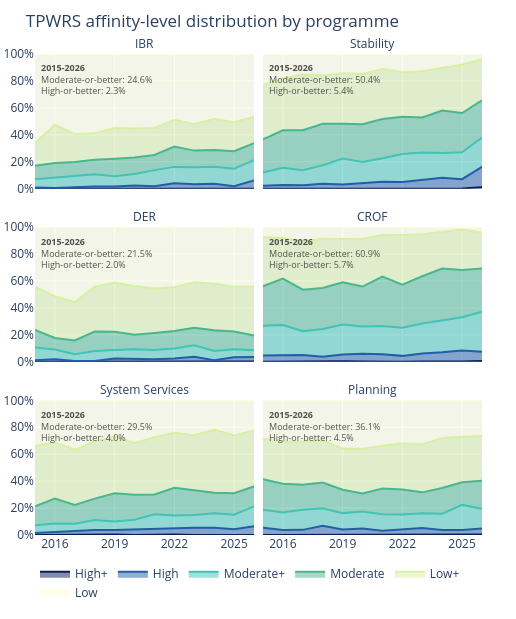

The notebook cell this image was saved under:
### Markdown cell above
## 4. Programme coverage over time

One facet per programme shows the full six-band affinity distribution from High+ through Low. Each
stack sums to 100% of the papers published that year, so changes in programme coverage and score
strength can be read together.

The y-axis is shared, which is what makes the facets comparable - CROF and Stability reach two to three
times as many papers as DER. The ordered blue ramp runs from dark High+ to light Low.

### Code cell
PLOT_LEVEL_ORDER = list(reversed(LEVEL_ORDER))
coverage_levels = (
    assignments_df.groupby(
        ["Year", "PRP_Name", "Affinity_Level"], observed=True
    )["Abstract_Index"]
    .nunique()
    .rename("Papers")
    .reset_index()
)
coverage_plot_data = (
    pd.MultiIndex.from_product(
        [YEARS, PROGRAMME_ORDER, PLOT_LEVEL_ORDER],
        names=["Year", "PRP_Name", "Affinity_Level"],
    )
    .to_frame(index=False)
    .merge(
        coverage_levels,
        on=["Year", "PRP_Name", "Affinity_Level"],
        how="left",
    )
    .merge(papers_per_year.reset_index(), on="Year", how="left")
    .fillna({"Papers": 0})
    .assign(Share=lambda frame: 100 * frame["Papers"] / frame["Papers_Total"])
)
all_year_coverage = (
    coverage_plot_data.groupby(["PRP_Name", "Affinity_Level"], observed=True)[
        ["Papers", "Papers_Total"]
    ]
    .sum()
    .assign(Share=lambda frame: 100 * frame["Papers"] / frame["Papers_Total"])
)
all_year_coverage_rows = all_year_coverage.reset_index()
overall_shares = (
    pd.concat(
        [
            all_year_coverage_rows.loc[
                lambda frame: frame["Affinity_Level"].isin(
                    THRESHOLDS["Moderate-or-better"]
                )
            ].assign(Threshold="Moderate-or-better"),
            all_year_coverage_rows.loc[
                lambda frame: frame["Affinity_Level"].isin(
                    THRESHOLDS["High-or-better"]
                )
            ].assign(Threshold="High-or-better"),
        ],
        ignore_index=True,
    )
    .groupby(["PRP_Name", "Threshold"], observed=True)
    .agg(Papers=("Papers", "sum"), Papers_Total=("Papers_Total", "first"))
    .assign(Share=lambda frame: 100 * frame["Papers"] / frame["Papers_Total"])
)

coverage_fig = px.area(
    coverage_plot_data,
    x="Year",
    y="Share",
    color="Affinity_Level",
    color_discrete_map=LEVEL_COLORS,
    facet_col="PRP_Name",
    facet_col_wrap=2,
    facet_row_spacing=0.08,
    category_orders={
        "PRP_Name": PROGRAMME_ORDER,
        "Affinity_Level": PLOT_LEVEL_ORDER,
    },
    labels={"Affinity_Level": "", "Share": "Share of papers (%)"},
)
coverage_fig.update_layout(
    width=FIGURE_DIM[0],
    height=FIGURE_DIM[1] * 2,
    title=dict(text="TPWRS affinity-level distribution by programme"),
    legend=dict(title_text="", orientation="h", yanchor="bottom", y=-0.15, xanchor="left", x=0),
)
coverage_fig.update_yaxes(title=None, range=[0, 100], ticksuffix="%", dtick=20)
coverage_fig.update_xaxes(title=None, dtick=3)

n = 4
coverage_fig.update_layout(margin=dict(l=n, r=n + 30, t=n + 50, b=n + 80))
facet_axes = {}
for trace in coverage_fig.data:
    programme = trace.hovertemplate.split("PRP_Name=", 1)[1].split("<br>", 1)[0]
    facet_axes.setdefault(programme, (trace.xaxis, trace.yaxis))

for annotation in coverage_fig.layout.annotations:
    annotation.text = annotation.text.split("=", 1)[-1]

for annotation in list(coverage_fig.layout.annotations):
    programme = annotation.text.split("=", 1)[-1]
    moderate = overall_shares.loc[(programme, "Moderate-or-better"), "Share"]
    high = overall_shares.loc[(programme, "High-or-better"), "Share"]
    annotation.text = programme
    xaxis, yaxis = facet_axes[programme]
    coverage_fig.add_annotation(
        x=0.02,
        y=0.96,
        xref=f"{xaxis} domain",
        yref=f"{yaxis} domain",
        text=(
            f"<b>2015-2026</b><br>Moderate-or-better: {moderate:.1f}%<br>"
            f"High-or-better: {high:.1f}%"
        ),
        showarrow=False,
        xanchor="left",
        yanchor="top",
        align="left",
        font=dict(color=INK_SECONDARY, size=9),
    )

coverage_fig.show()

### Figure 1 — Plotly figure (JSON) as saved in the notebook; plotly's stock layout.template omitted (floating-point values rounded to 4 significant figures)
{"data": [{"fillpattern": {"shape": ""}, "hovertemplate": "=High+<br>PRP_Name=IBR<br>Year=%{x}<br>Share of papers (%)=%{y}<extra></extra>", "legendgroup": "High+", "line": {"color": "#081d58"}, "marker": {"symbol": "circle"}, "mode": "lines", "name": "High+", "orientation": "v", "showlegend": true, "stackgroup": "1", "type": "scatter", "x": [2015, 2016, 2017, 2018, 2019, 2020, 2021, 2022, 2023, 2024, 2025, 2026], "xaxis": "x5", "y": [0.0, 0.0, 0.0, 0.0, 0.0, 0.0, 0.0, 0.0, 0.0, 0.0, 0.0, 0.0], "yaxis": "y5"}, {"fillpattern": {"shape": ""}, "hovertemplate": "=High<br>PRP_Name=IBR<br>Year=%{x}<br>Share of papers (%)=%{y}<extra></extra>", "legendgroup": "High", "line": {"color": "#225ea8"}, "marker": {"symbol": "circle"}, "mode": "lines", "name": "High", "orientation": "v", "showlegend": true, "stackgroup": "1", "type": "scatter", "x": [2015, 2016, 2017, 2018, 2019, 2020, 2021, 2022, 2023, 2024, 2025, 2026], "xaxis": "x5", "y": [0.838, 0.565, 1.004, 1.707, 1.566, 2.277, 1.789, 3.991, 3.206, 3.654, 1.77, 6.145], "yaxis": "y5"}, {"fillpattern": {"shape": ""}, "hovertemplate": "=Moderate+<br>PRP_Name=IBR<br>Year=%{x}<br>Share of papers (%)=%{y}<extra></extra>", "legendgroup": "Moderate+", "line": {"color": "#41c4b3"}, "marker": {"symbol": "circle"}, "mode": "lines", "name": "Moderate+", "orientation": "v", "showlegend": true, "stackgroup": "1", "type": "scatter", "x": [2015, 2016, 2017, 2018, 2019, 2020, 2021, 2022, 2023, 2024, 2025, 2026], "xaxis": "x5", "y": [6.145, 7.721, 8.233, 8.962, 7.632, 8.696, 11.99, 12.2, 12.63, 12.62, 13.05, 15.08], "yaxis": "y5"}, {"fillpattern": {"shape": ""}, "hovertemplate": "=Moderate<br>PRP_Name=IBR<br>Year=%{x}<br>Share of papers (%)=%{y}<extra></extra>", "legendgroup": "Moderate", "line": {"color": "#4ab68c"}, "marker": {"symbol": "circle"}, "mode": "lines", "name": "Moderate", "orientation": "v", "showlegend": true, "stackgroup": "1", "type": "scatter", "x": [2015, 2016, 2017, 2018, 2019, 2020, 2021, 2022, 2023, 2024, 2025, 2026], "xaxis": "x5", "y": [10.06, 10.73, 10.64, 10.81, 13.11, 12.22, 11.27, 15.08, 12.42, 12.46, 13.05, 12.57], "yaxis": "y5"}, {"fillpattern": {"shape": ""}, "hovertemplate": "=Low+<br>PRP_Name=IBR<br>Year=%{x}<br>Share of papers (%)=%{y}<extra></extra>", "legendgroup": "Low+", "line": {"color": "#d9f0a3"}, "marker": {"symbol": "circle"}, "mode": "lines", "name": "Low+", "orientation": "v", "showlegend": true, "stackgroup": "1", "type": "scatter", "x": [2015, 2016, 2017, 2018, 2019, 2020, 2021, 2022, 2023, 2024, 2025, 2026], "xaxis": "x5", "y": [16.76, 28.44, 20.68, 19.63, 22.7, 21.53, 20.04, 19.96, 19.64, 23.09, 21.46, 19.55], "yaxis": "y5"}, {"fillpattern": {"shape": ""}, "hovertemplate": "=Low<br>PRP_Name=IBR<br>Year=%{x}<br>Share of papers (%)=%{y}<extra></extra>", "legendgroup": "Low", "line": {"color": "#ffffd9"}, "marker": {"symbol": "circle"}, "mode": "lines", "name": "Low", "orientation": "v", "showlegend": true, "stackgroup": "1", "type": "scatter", "x": [2015, 2016, 2017, 2018, 2019, 2020, 2021, 2022, 2023, 2024, 2025, 2026], "xaxis": "x5", "y": [66.2, 52.54, 59.44, 58.89, 54.99, 55.28, 54.92, 48.78, 52.1, 48.17, 50.66, 46.65], "yaxis": "y5"}, {"fillpattern": {"shape": ""}, "hovertemplate": "=High+<br>PRP_Name=Stability<br>Year=%{x}<br>Share of papers (%)=%{y}<extra></extra>", "legendgroup": "High+", "line": {"color": "#081d58"}, "marker": {"symbol": "circle"}, "mode": "lines", "name": "High+", "orientation": "v", "showlegend": false, "stackgroup": "1", "type": "scatter", "x": [2015, 2016, 2017, 2018, 2019, 2020, 2021, 2022, 2023, 2024, 2025, 2026], "xaxis": "x6", "y": [0.0, 0.0, 0.0, 0.0, 0.1957, 0.0, 0.3578, 0.0, 0.2004, 0.1661, 0.2212, 1.117], "yaxis": "y6"}, {"fillpattern": {"shape": ""}, "hovertemplate": "=High<br>PRP_Name=Stability<br>Year=%{x}<br>Share of papers (%)=%{y}<extra></extra>", "legendgroup": "High", "line": {"color": "#225ea8"}, "marker": {"symbol": "circle"}, "mode": "lines", "name": "High", "orientation": "v", "showlegend": false, "stackgroup": "1", "type": "scatter", "x": [2015, 2016, 2017, 2018, 2019, 2020, 2021, 2022, 2023, 2024, 2025, 2026], "xaxis": "x6", "y": [2.235, 2.825, 2.61, 3.698, 2.935, 4.348, 4.83, 4.878, 6.413, 7.973, 6.858, 15.08], "yaxis": "y6"}, {"fillpattern": {"shape": ""}, "hovertemplate": "=Moderate+<br>PRP_Name=Stability<br>Year=%{x}<br>Share of papers (%)=%{y}<extra></extra>", "legendgroup": "Moderate+", "line": {"color": "#41c4b3"}, "marker": {"symbol": "circle"}, "mode": "lines", "name": "Moderate+", "orientation": "v", "showlegend": false, "stackgroup": "1", "type": "scatter", "x": [2015, 2016, 2017, 2018, 2019, 2020, 2021, 2022, 2023, 2024, 2025, 2026], "xaxis": "x6", "y": [9.777, 12.62, 11.04, 13.66, 19.18, 15.53, 17.35, 20.84, 20.24, 18.27, 19.91, 21.79], "yaxis": "y6"}, {"fillpattern": {"shape": ""}, "hovertemplate": "=Moderate<br>PRP_Name=Stability<br>Year=%{x}<br>Share of papers (%)=%{y}<extra></extra>", "legendgroup": "Moderate", "line": {"color": "#4ab68c"}, "marker": {"symbol": "circle"}, "mode": "lines", "name": "Moderate", "orientation": "v", "showlegend": false, "stackgroup": "1", "type": "scatter", "x": [2015, 2016, 2017, 2018, 2019, 2020, 2021, 2022, 2023, 2024, 2025, 2026], "xaxis": "x6", "y": [24.58, 27.87, 29.72, 30.87, 25.83, 27.95, 29.16, 27.72, 26.05, 31.56, 29.2, 27.65], "yaxis": "y6"}, {"fillpattern": {"shape": ""}, "hovertemplate": "=Low+<br>PRP_Name=Stability<br>Year=%{x}<br>Share of papers (%)=%{y}<extra></extra>", "legendgroup": "Low+", "line": {"color": "#d9f0a3"}, "marker": {"symbol": "circle"}, "mode": "lines", "name": "Low+", "orientation": "v", "showlegend": false, "stackgroup": "1", "type": "scatter", "x": [2015, 2016, 2017, 2018, 2019, 2020, 2021, 2022, 2023, 2024, 2025, 2026], "xaxis": "x6", "y": [40.22, 38.61, 41.37, 35.85, 37.57, 37.27, 37.21, 33.04, 34.27, 31.73, 35.84, 30.45], "yaxis": "y6"}, {"fillpattern": {"shape": ""}, "hovertemplate": "=Low<br>PRP_Name=Stability<br>Year=%{x}<br>Share of papers (%)=%{y}<extra></extra>", "legendgroup": "Low", "line": {"color": "#ffffd9"}, "marker": {"symbol": "circle"}, "mode": "lines", "name": "Low", "orientation": "v", "showlegend": false, "stackgroup": "1", "type": "scatter", "x": [2015, 2016, 2017, 2018, 2019, 2020, 2021, 2022, 2023, 2024, 2025, 2026], "xaxis": "x6", "y": [23.18, 18.08, 15.26, 15.93, 14.29, 14.91, 11.09, 13.53, 12.83, 10.3, 7.965, 3.911], "yaxis": "y6"}, {"fillpattern": {"shape": ""}, "hovertemplate": "=High+<br>PRP_Name=DER<br>Year=%{x}<br>Share of papers (%)=%{y}<extra></extra>", "legendgroup": "High+", "line": {"color": "#081d58"}, "marker": {"symbol": "circle"}, "mode": "lines", "name": "High+", "orientation": "v", "showlegend": false, "stackgroup": "1", "type": "scatter", "x": [2015, 2016, 2017, 2018, 2019, 2020, 2021, 2022, 2023, 2024, 2025, 2026], "xaxis": "x3", "y": [0.0, 0.0, 0.0, 0.0, 0.0, 0.0, 0.1789, 0.0, 0.0, 0.0, 0.2212, 0.2793], "yaxis": "y3"}, {"fillpattern": {"shape": ""}, "hovertemplate": "=High<br>PRP_Name=DER<br>Year=%{x}<br>Share of papers (%)=%{y}<extra></extra>", "legendgroup": "High", "line": {"color": "#225ea8"}, "marker": {"symbol": "circle"}, "mode": "lines", "name": "High", "orientation": "v", "showlegend": false, "stackgroup": "1", "type": "scatter", "x": [2015, 2016, 2017, 2018, 2019, 2020, 2021, 2022, 2023, 2024, 2025, 2026], "xaxis": "x3", "y": [1.117, 1.883, 0.6024, 0.7112, 2.544, 2.07, 1.789, 2.439, 3.808, 1.163, 3.097, 3.352], "yaxis": "y3"}, {"fillpattern": {"shape": ""}, "hovertemplate": "=Moderate+<br>PRP_Name=DER<br>Year=%{x}<br>Share of papers (%)=%{y}<extra></extra>", "legendgroup": "Moderate+", "line": {"color": "#41c4b3"}, "marker": {"symbol": "circle"}, "mode": "lines", "name": "Moderate+", "orientation": "v", "showlegend": false, "stackgroup": "1", "type": "scatter", "x": [2015, 2016, 2017, 2018, 2019, 2020, 2021, 2022, 2023, 2024, 2025, 2026], "xaxis": "x3", "y": [9.497, 7.345, 5.02, 7.255, 6.262, 7.246, 6.798, 7.539, 8.417, 6.977, 5.973, 5.028], "yaxis": "y3"}, {"fillpattern": {"shape": ""}, "hovertemplate": "=Moderate<br>PRP_Name=DER<br>Year=%{x}<br>Share of papers (%)=%{y}<extra></extra>", "legendgroup": "Moderate", "line": {"color": "#4ab68c"}, "marker": {"symbol": "circle"}, "mode": "lines", "name": "Moderate", "orientation": "v", "showlegend": false, "stackgroup": "1", "type": "scatter", "x": [2015, 2016, 2017, 2018, 2019, 2020, 2021, 2022, 2023, 2024, 2025, 2026], "xaxis": "x3", "y": [13.13, 8.475, 10.24, 14.51, 13.5, 10.77, 12.7, 12.86, 13.03, 15.28, 13.27, 10.89], "yaxis": "y3"}, {"fillpattern": {"shape": ""}, "hovertemplate": "=Low+<br>PRP_Name=DER<br>Year=%{x}<br>Share of papers (%)=%{y}<extra></extra>", "legendgroup": "Low+", "line": {"color": "#d9f0a3"}, "marker": {"symbol": "circle"}, "mode": "lines", "name": "Low+", "orientation": "v", "showlegend": false, "stackgroup": "1", "type": "scatter", "x": [2015, 2016, 2017, 2018, 2019, 2020, 2021, 2022, 2023, 2024, 2025, 2026], "xaxis": "x3", "y": [31.84, 30.89, 28.51, 33.29, 36.59, 36.02, 32.92, 32.59, 33.87, 34.55, 33.19, 36.31], "yaxis": "y3"}, {"fillpattern": {"shape": ""}, "hovertemplate": "=Low<br>PRP_Name=DER<br>Year=%{x}<br>Share of papers (%)=%{y}<extra></extra>", "legendgroup": "Low", "line": {"color": "#ffffd9"}, "marker": {"symbol": "circle"}, "mode": "lines", "name": "Low", "orientation": "v", "showlegend": false, "stackgroup": "1", "type": "scatter", "x": [2015, 2016, 2017, 2018, 2019, 2020, 2021, 2022, 2023, 2024, 2025, 2026], "xaxis": "x3", "y": [44.41, 51.41, 55.62, 44.24, 41.1, 43.89, 45.62, 44.57, 40.88, 42.03, 44.25, 44.13], "yaxis": "y3"}, {"fillpattern": {"shape": ""}, "hovertemplate": "=High+<br>PRP_Name=CROF<br>Year=%{x}<br>Share of papers (%)=%{y}<extra></extra>", "legendgroup": "High+", "line": {"color": "#081d58"}, "marker": {"symbol": "circle"}, "mode": "lines", "name": "High+", "orientation": "v", "showlegend": false, "stackgroup": "1", "type": "scatter", "x": [2015, 2016, 2017, 2018, 2019, 2020, 2021, 2022, 2023, 2024, 2025, 2026], "xaxis": "x4", "y": [0.0, 0.1883, 0.2008, 0.1422, 0.3914, 0.207, 0.0, 0.0, 0.2004, 0.0, 0.2212, 0.5587], "yaxis": "y4"}, {"fillpattern": {"shape": ""}, "hovertemplate": "=High<br>PRP_Name=CROF<br>Year=%{x}<br>Share of papers (%)=%{y}<extra></extra>", "legendgroup": "High", "line": {"color": "#225ea8"}, "marker": {"symbol": "circle"}, "mode": "lines", "name": "High", "orientation": "v", "showlegend": false, "stackgroup": "1", "type": "scatter", "x": [2015, 2016, 2017, 2018, 2019, 2020, 2021, 2022, 2023, 2024, 2025, 2026], "xaxis": "x4", "y": [4.749, 4.52, 4.819, 3.556, 5.088, 5.797, 5.725, 4.435, 6.012, 7.143, 8.186, 6.983], "yaxis": "y4"}, {"fillpattern": {"shape": ""}, "hovertemplate": "=Moderate+<br>PRP_Name=CROF<br>Year=%{x}<br>Share of papers (%)=%{y}<extra></extra>", "legendgroup": "Moderate+", "line": {"color": "#41c4b3"}, "marker": {"symbol": "circle"}, "mode": "lines", "name": "Moderate+", "orientation": "v", "showlegend": false, "stackgroup": "1", "type": "scatter", "x": [2015, 2016, 2017, 2018, 2019, 2020, 2021, 2022, 2023, 2024, 2025, 2026], "xaxis": "x4", "y": [22.07, 22.6, 17.67, 20.63, 22.31, 20.29, 20.93, 20.84, 22.24, 23.92, 24.78, 29.61], "yaxis": "y4"}, {"fillpattern": {"shape": ""}, "hovertemplate": "=Moderate<br>PRP_Name=CROF<br>Year=%{x}<br>Share of papers (%)=%{y}<extra></extra>", "legendgroup": "Moderate", "line": {"color": "#4ab68c"}, "marker": {"symbol": "circle"}, "mode": "lines", "name": "Moderate", "orientation": "v", "showlegend": false, "stackgroup": "1", "type": "scatter", "x": [2015, 2016, 2017, 2018, 2019, 2020, 2021, 2022, 2023, 2024, 2025, 2026], "xaxis": "x4", "y": [29.33, 34.46, 30.92, 30.44, 31.31, 29.61, 36.67, 31.93, 35.07, 38.21, 34.96, 32.12], "yaxis": "y4"}, {"fillpattern": {"shape": ""}, "hovertemplate": "=Low+<br>PRP_Name=CROF<br>Year=%{x}<br>Share of papers (%)=%{y}<extra></extra>", "legendgroup": "Low+", "line": {"color": "#d9f0a3"}, "marker": {"symbol": "circle"}, "mode": "lines", "name": "Low+", "orientation": "v", "showlegend": false, "stackgroup": "1", "type": "scatter", "x": [2015, 2016, 2017, 2018, 2019, 2020, 2021, 2022, 2023, 2024, 2025, 2026], "xaxis": "x4", "y": [36.59, 30.13, 35.74, 36.56, 32.09, 35.4, 30.95, 37.03, 31.26, 27.08, 30.09, 26.82], "yaxis": "y4"}, {"fillpattern": {"shape": ""}, "hovertemplate": "=Low<br>PRP_Name=CROF<br>Year=%{x}<br>Share of papers (%)=%{y}<extra></extra>", "legendgroup": "Low", "line": {"color": "#ffffd9"}, "marker": {"symbol": "circle"}, "mode": "lines", "name": "Low", "orientation": "v", "showlegend": false, "stackgroup": "1", "type": "scatter", "x": [2015, 2016, 2017, 2018, 2019, 2020, 2021, 2022, 2023, 2024, 2025, 2026], "xaxis": "x4", "y": [7.263, 8.098, 10.64, 8.677, 8.806, 8.696, 5.725, 5.765, 5.21, 3.654, 1.77, 3.911], "yaxis": "y4"}, {"fillpattern": {"shape": ""}, "hovertemplate": "=High+<br>PRP_Name=System Services<br>Year=%{x}<br>Share of papers (%)=%{y}<extra></extra>", "legendgroup": "High+", "line": {"color": "#081d58"}, "marker": {"symbol": "circle"}, "mode": "lines", "name": "High+", "orientation": "v", "showlegend": false, "stackgroup": "1", "type": "scatter", "x": [2015, 2016, 2017, 2018, 2019, 2020, 2021, 2022, 2023, 2024, 2025, 2026], "xaxis": "x", "y": [0.0, 0.1883, 0.0, 0.2845, 0.3914, 0.0, 0.1789, 0.4435, 0.0, 0.1661, 0.0, 0.0], "yaxis": "y"}, {"fillpattern": {"shape": ""}, "hovertemplate": "=High<br>PRP_Name=System Services<br>Year=%{x}<br>Share of papers (%)=%{y}<extra></extra>", "legendgroup": "High", "line": {"color": "#225ea8"}, "marker": {"symbol": "circle"}, "mode": "lines", "name": "High", "orientation": "v", "showlegend": false, "stackgroup": "1", "type": "scatter", "x": [2015, 2016, 2017, 2018, 2019, 2020, 2021, 2022, 2023, 2024, 2025, 2026], "xaxis": "x", "y": [1.397, 1.883, 2.61, 3.414, 3.327, 4.141, 4.293, 4.656, 5.411, 5.15, 4.204, 6.425], "yaxis": "y"}, {"fillpattern": {"shape": ""}, "hovertemplate": "=Moderate+<br>PRP_Name=System Services<br>Year=%{x}<br>Share of papers (%)=%{y}<extra></extra>", "legendgroup": "Moderate+", "line": {"color": "#41c4b3"}, "marker": {"symbol": "circle"}, "mode": "lines", "name": "Moderate+", "orientation": "v", "showlegend": false, "stackgroup": "1", "type": "scatter", "x": [2015, 2016, 2017, 2018, 2019, 2020, 2021, 2022, 2023, 2024, 2025, 2026], "xaxis": "x", "y": [5.866, 6.403, 5.823, 7.397, 6.262, 7.246, 10.91, 9.313, 9.419, 10.8, 10.84, 14.8], "yaxis": "y"}, {"fillpattern": {"shape": ""}, "hovertemplate": "=Moderate<br>PRP_Name=System Services<br>Year=%{x}<br>Share of papers (%)=%{y}<extra></extra>", "legendgroup": "Moderate", "line": {"color": "#4ab68c"}, "marker": {"symbol": "circle"}, "mode": "lines", "name": "Moderate", "orientation": "v", "showlegend": false, "stackgroup": "1", "type": "scatter", "x": [2015, 2016, 2017, 2018, 2019, 2020, 2021, 2022, 2023, 2024, 2025, 2026], "xaxis": "x", "y": [13.97, 18.64, 13.86, 15.93, 20.94, 18.43, 14.67, 20.62, 18.44, 15.28, 15.93, 14.8], "yaxis": "y"}, {"fillpattern": {"shape": ""}, "hovertemplate": "=Low+<br>PRP_Name=System Services<br>Year=%{x}<br>Share of papers (%)=%{y}<extra></extra>", "legendgroup": "Low+", "line": {"color": "#d9f0a3"}, "marker": {"symbol": "circle"}, "mode": "lines", "name": "Low+", "orientation": "v", "showlegend": false, "stackgroup": "1", "type": "scatter", "x": [2015, 2016, 2017, 2018, 2019, 2020, 2021, 2022, 2023, 2024, 2025, 2026], "xaxis": "x", "y": [44.97, 41.62, 40.96, 42.53, 42.07, 38.3, 42.58, 40.8, 40.88, 46.84, 42.92, 41.62], "yaxis": "y"}, {"fillpattern": {"shape": ""}, "hovertemplate": "=Low<br>PRP_Name=System Services<br>Year=%{x}<br>Share of papers (%)=%{y}<extra></extra>", "legendgroup": "Low", "line": {"color": "#ffffd9"}, "marker": {"symbol": "circle"}, "mode": "lines", "name": "Low", "orientation": "v", "showlegend": false, "stackgroup": "1", "type": "scatter", "x": [2015, 2016, 2017, 2018, 2019, 2020, 2021, 2022, 2023, 2024, 2025, 2026], "xaxis": "x", "y": [33.8, 31.26, 36.75, 30.44, 27.01, 31.88, 27.37, 24.17, 25.85, 21.76, 26.11, 22.35], "yaxis": "y"}, {"fillpattern": {"shape": ""}, "hovertemplate": "=High+<br>PRP_Name=Planning<br>Year=%{x}<br>Share of papers (%)=%{y}<extra></extra>", "legendgroup": "High+", "line": {"color": "#081d58"}, "marker": {"symbol": "circle"}, "mode": "lines", "name": "High+", "orientation": "v", "showlegend": false, "stackgroup": "1", "type": "scatter", "x": [2015, 2016, 2017, 2018, 2019, 2020, 2021, 2022, 2023, 2024, 2025, 2026], "xaxis": "x2", "y": [0.0, 0.0, 0.0, 0.0, 0.0, 0.0, 0.0, 0.0, 0.0, 0.0, 0.0, 0.2793], "yaxis": "y2"}, {"fillpattern": {"shape": ""}, "hovertemplate": "=High<br>PRP_Name=Planning<br>Year=%{x}<br>Share of papers (%)=%{y}<extra></extra>", "legendgroup": "High", "line": {"color": "#225ea8"}, "marker": {"symbol": "circle"}, "mode": "lines", "name": "High", "orientation": "v", "showlegend": false, "stackgroup": "1", "type": "scatter", "x": [2015, 2016, 2017, 2018, 2019, 2020, 2021, 2022, 2023, 2024, 2025, 2026], "xaxis": "x2", "y": [5.307, 3.766, 3.815, 6.828, 4.11, 4.762, 3.22, 4.435, 5.21, 3.654, 3.761, 4.469], "yaxis": "y2"}, {"fillpattern": {"shape": ""}, "hovertemplate": "=Moderate+<br>PRP_Name=Planning<br>Year=%{x}<br>Share of papers (%)=%{y}<extra></extra>", "legendgroup": "Moderate+", "line": {"color": "#41c4b3"}, "marker": {"symbol": "circle"}, "mode": "lines", "name": "Moderate+", "orientation": "v", "showlegend": false, "stackgroup": "1", "type": "scatter", "x": [2015, 2016, 2017, 2018, 2019, 2020, 2021, 2022, 2023, 2024, 2025, 2026], "xaxis": "x2", "y": [13.41, 12.99, 14.86, 13.09, 12.13, 12.63, 12.16, 10.86, 11.02, 12.13, 18.58, 14.8], "yaxis": "y2"}, {"fillpattern": {"shape": ""}, "hovertemplate": "=Moderate<br>PRP_Name=Planning<br>Year=%{x}<br>Share of papers (%)=%{y}<extra></extra>", "legendgroup": "Moderate", "line": {"color": "#4ab68c"}, "marker": {"symbol": "circle"}, "mode": "lines", "name": "Moderate", "orientation": "v", "showlegend": false, "stackgroup": "1", "type": "scatter", "x": [2015, 2016, 2017, 2018, 2019, 2020, 2021, 2022, 2023, 2024, 2025, 2026], "xaxis": "x2", "y": [22.63, 21.28, 18.67, 19.06, 17.42, 13.46, 19.14, 18.4, 15.43, 19.1, 16.81, 20.67], "yaxis": "y2"}, {"fillpattern": {"shape": ""}, "hovertemplate": "=Low+<br>PRP_Name=Planning<br>Year=%{x}<br>Share of papers (%)=%{y}<extra></extra>", "legendgroup": "Low+", "line": {"color": "#d9f0a3"}, "marker": {"symbol": "circle"}, "mode": "lines", "name": "Low+", "orientation": "v", "showlegend": false, "stackgroup": "1", "type": "scatter", "x": [2015, 2016, 2017, 2018, 2019, 2020, 2021, 2022, 2023, 2024, 2025, 2026], "xaxis": "x2", "y": [30.17, 31.45, 31.93, 31.44, 30.53, 33.13, 31.66, 34.15, 35.67, 37.21, 33.85, 33.24], "yaxis": "y2"}, {"fillpattern": {"shape": ""}, "hovertemplate": "=Low<br>PRP_Name=Planning<br>Year=%{x}<br>Share of papers (%)=%{y}<extra></extra>", "legendgroup": "Low", "line": {"color": "#ffffd9"}, "marker": {"symbol": "circle"}, "mode": "lines", "name": "Low", "orientation": "v", "showlegend": false, "stackgroup": "1", "type": "scatter", "x": [2015, 2016, 2017, 2018, 2019, 2020, 2021, 2022, 2023, 2024, 2025, 2026], "xaxis": "x2", "y": [28.49, 30.51, 30.72, 29.59, 35.81, 36.02, 33.81, 32.15, 32.67, 27.91, 26.99, 26.54], "yaxis": "y2"}], "layout": {"annotations": [{"showarrow": false, "text": "System Services", "x": 0.245, "xanchor": "center", "xref": "paper", "y": 0.28, "yanchor": "bottom", "yref": "paper"}, {"showarrow": false, "text": "Planning", "x": 0.755, "xanchor": "center", "xref": "paper", "y": 0.28, "yanchor": "bottom", "yref": "paper"}, {"showarrow": false, "text": "DER", "x": 0.245, "xanchor": "center", "xref": "paper", "y": 0.64, "yanchor": "bottom", "yref": "paper"}, {"showarrow": false, "text": "CROF", "x": 0.755, "xanchor": "center", "xref": "paper", "y": 0.64, "yanchor": "bottom", "yref": "paper"}, {"showarrow": false, "text": "IBR", "x": 0.245, "xanchor": "center", "xref": "paper", "y": 1, "yanchor": "bottom", "yref": "paper"}, {"showarrow": false, "text": "Stability", "x": 0.755, "xanchor": "center", "xref": "paper", "y": 1, "yanchor": "bottom", "yref": "paper"}, {"align": "left", "font": {"color": "#52514e", "size": 9}, "showarrow": false, "text": "<b>2015-2026</b><br>Moderate-or-better: 29.5%<br>High-or-better: 4.0%", "x": 0.02, "xanchor": "left", "xref": "x domain", "y": 0.96, "yanchor": "top", "yref": "y domain"}, {"align": "left", "font": {"color": "#52514e", "size": 9}, "showarrow": false, "text": "<b>2015-2026</b><br>Moderate-or-better: 36.1%<br>High-or-better: 4.5%", "x": 0.02, "xanchor": "left", "xref": "x2 domain", "y": 0.96, "yanchor": "top", "yref": "y2 domain"}, {"align": "left", "font": {"color": "#52514e", "size": 9}, "showarrow": false, "text": "<b>2015-2026</b><br>Moderate-or-better: 21.5%<br>High-or-better: 2.0%", "x": 0.02, "xanchor": "left", "xref": "x3 domain", "y": 0.96, "yanchor": "top", "yref": "y3 domain"}, {"align": "left", "font": {"color": "#52514e", "size": 9}, "showarrow": false, "text": "<b>2015-2026</b><br>Moderate-or-better: 60.9%<br>High-or-better: 5.7%", "x": 0.02, "xanchor": "left", "xref": "x4 domain", "y": 0.96, "yanchor": "top", "yref": "y4 domain"}, {"align": "left", "font": {"color": "#52514e", "size": 9}, "showarrow": false, "text": "<b>2015-2026</b><br>Moderate-or-better: 24.6%<br>High-or-better: 2.3%", "x": 0.02, "xanchor": "left", "xref": "x5 domain", "y": 0.96, "yanchor": "top", "yref": "y5 domain"}, {"align": "left", "font": {"color": "#52514e", "size": 9}, "showarrow": false, "text": "<b>2015-2026</b><br>Moderate-or-better: 50.4%<br>High-or-better: 5.4%", "x": 0.02, "xanchor": "left", "xref": "x6 domain", "y": 0.96, "yanchor": "top", "yref": "y6 domain"}], "height": 619.2, "legend": {"orientation": "h", "title": {"text": ""}, "tracegroupgap": 0, "x": 0, "xanchor": "left", "y": -0.15, "yanchor": "bottom"}, "margin": {"b": 84, "l": 4, "r": 34, "t": 54}, "title": {"text": "TPWRS affinity-level distribution by programme"}, "width": 516, "xaxis": {"anchor": "y", "domain": [0, 0.49], "dtick": 3, "title": {}}, "xaxis2": {"anchor": "y2", "domain": [0.51, 1], "dtick": 3, "matches": "x", "title": {}}, "xaxis3": {"anchor": "y3", "domain": [0, 0.49], "dtick": 3, "matches": "x", "showticklabels": false, "title": {}}, "xaxis4": {"anchor": "y4", "domain": [0.51, 1], "dtick": 3, "matches": "x", "showticklabels": false, "title": {}}, "xaxis5": {"anchor": "y5", "domain": [0, 0.49], "dtick": 3, "matches": "x", "showticklabels": false, "title": {}}, "xaxis6": {"anchor": "y6", "domain": [0.51, 1], "dtick": 3, "matches": "x", "showticklabels": false, "title": {}}, "yaxis": {"anchor": "x", "domain": [0, 0.28], "dtick": 20, "range": [0, 100], "ticksuffix": "%", "title": {}}, "yaxis2": {"anchor": "x2", "domain": [0, 0.28], "dtick": 20, "matches": "y", "range": [0, 100], "showticklabels": false, "ticksuffix": "%", "title": {}}, "yaxis3": {"anchor": "x3", "domain": [0.36, 0.64], "dtick": 20, "matches": "y", "range": [0, 100], "ticksuffix": "%", "title": {}}, "yaxis4": {"anchor": "x4", "domain": [0.36, 0.64], "dtick": 20, "matches": "y", "range": [0, 100], "showticklabels": false, "ticksuffix": "%", "title": {}}, "yaxis5": {"anchor": "x5", "domain": [0.72, 1], "dtick": 20, "matches": "y", "range": [0, 100], "ticksuffix": "%", "title": {}}, "yaxis6": {"anchor": "x6", "domain": [0.72, 1], "dtick": 20, "matches": "y", "range": [0, 100], "showticklabels": false, "ticksuffix": "%", "title": {}}}}
